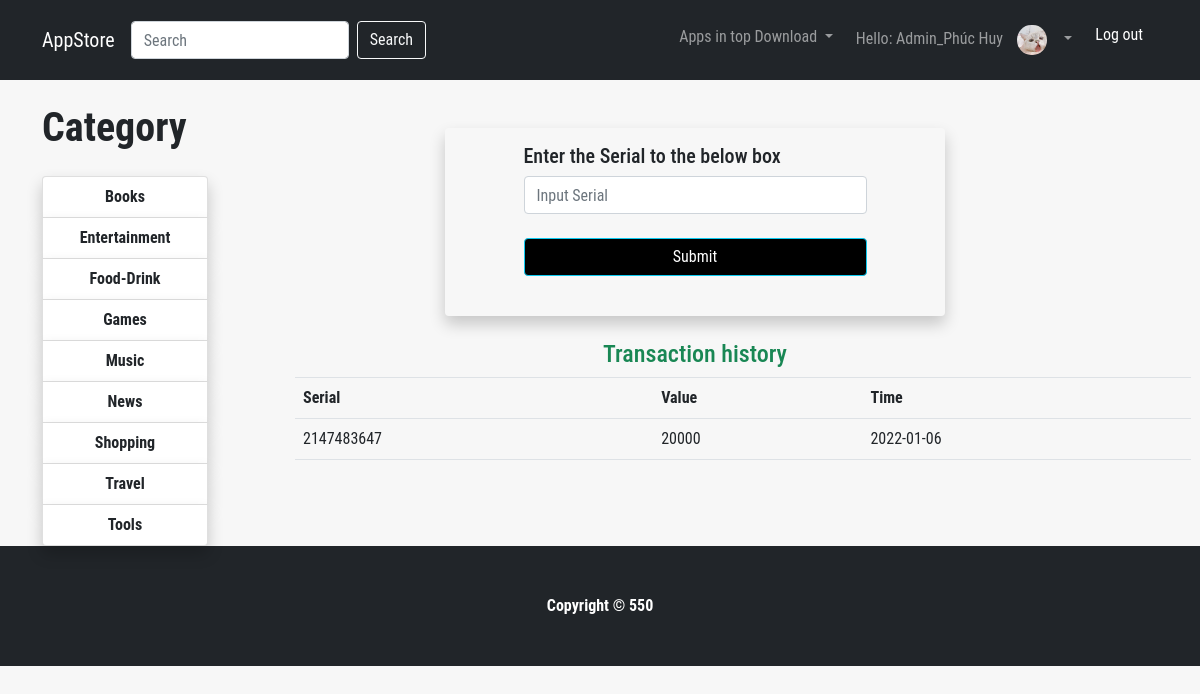
Screenshot of /index.php?quanly=AddMoney&idedit=dphuytdt@gmail.com (signed in) with the database file from the repository.
### tables this page shows
CREATE TABLE `user` (
  `ID` int(11) NOT NULL,
  `FullName` varchar(100) NOT NULL,
  `Email` varchar(100) NOT NULL,
  `Pass` varchar(100) NOT NULL,
  `Level` int(1) NOT NULL DEFAULT 1,
  `Budget` int(11) NOT NULL DEFAULT 0,
  `De_Name` varchar(100) NOT NULL,
  `Contact_Info` text NOT NULL,
  `AVT` varchar(100) NOT NULL DEFAULT 'image/AVT/AVT_Default.png'
);

CREATE TABLE `manage_type` (
  `ID_Type` int(11) NOT NULL,
  `Type_Name` varchar(100) NOT NULL
);

CREATE TABLE `history_card` (
  `ID_card` int(11) NOT NULL,
  `Email` varchar(100) NOT NULL,
  `Serial` int(16) NOT NULL,
  `Value` int(11) NOT NULL,
  `Time` date NOT NULL
);

### Pages/Main/History_AddMoney.php (the view)
<table class="table my-auto my-5 mx-5 ">
    <h4 class="text-center text-success">Transaction history</h4>
    <tr>
        <th>Serial</th>
        <th>Value</th>
        <th>Time</th>
    </tr>
    <?php
    $sql_lietke_Draft = "SELECT * FROM history_card WHERE Email='$_GET[idedit]' ORDER BY TIME DESC LIMIT 10";
    $query_lietke_Draft = mysqli_query($mysqli, $sql_lietke_Draft);
    while ($row = mysqli_fetch_array($query_lietke_Draft)) {
    ?>
        <tr>
            <td><?php echo $row['Serial'] ?></td>
            <td><?php echo $row['Value'] ?></td>
            <td><?php echo $row['Time'] ?></td>
        </tr>
    <?php
    }
    ?>
</table>

### Pages/header.php (shortened to what this page needs)
<?php
if (isset($_SESSION['Login'])) {
    $Email = $_SESSION['Login'];
    $sql_level = "SELECT * FROM user WHERE Email='$Email' LIMIT 1";
    $query_level = mysqli_query($mysqli, $sql_level);
    $user = mysqli_fetch_array($query_level);
}
?>
<nav class="navbar navbar-expand-lg navbar-dark bg-dark">
    <div class="container">
        <a class="navbar-brand" href="index.php">AppStore</a>
        <div class="search-container">
            <form class="form-inline my-2 my-lg-0" method="POST" action="index.php?quanly=Search">
                <input name="Search_Name" class="form-control mr-sm-2" type="text" placeholder="Search" aria-label="Search">
                <button class="btn btn-outline-light my-2 my-sm-0" name="Search" type="submit">Search</button>
            </form>
        </div>
        <div class="collapse navbar-collapse" id="navbarResponsive">
            <ul class="navbar-nav ml-auto text-center">
                <li class="nav-item dropdown">
                    <a class="nav-link dropdown-toggle" href="#" id="Dropdown1" role="button" data-toggle="dropdown" aria-haspopup="true" aria-expanded="false">
                        Apps in top Download
                    </a>
                </li>
                <?php
                if (!isset($_SESSION['Login'])) {
                ?>
                    <li class="nav-item active">
                        <a class="nav-link" id="login" href="login.php">
                            Login
                            <span class="sr-only">(current)</span>
                        </a>
                    </li>
                    <li class="nav-item active">
                        <a class="nav-link" id="signup" href="signup.php">
                            Sign Up
                            <span class="sr-only">(current)</span>
                        </a>
                    </li>
                <?php
                } else {
                ?>
                    <li class="nav-item dropdown">
                        <a class="nav-link dropdown-toggle" href="#" id="navbarDropdown" role="button" data-toggle="dropdown" aria-haspopup="true" aria-expanded="false">
                            <div class="d-inline">
                                Hello:
                                <?php
                                if (isset($_SESSION['Login'])) {
                                    echo $user['FullName'];
                                }
                                ?>
                                <img id = "ava" style="border-radius:500px" class=" AVT h-25 w-25" src="<?php echo $user['AVT']; ?>" alt="">
                            </div>
                        </a>
                    </li>
                <?php
                }
                ?>
                <?php
                if (isset($_SESSION['Login'])) {
                ?>
                    <li class="nav-item">
                        <a id ="logout"class="nav-link text-white" href="?Log=3">Log out
                        </a>
                    </li>
                <?php
                }
                ?>
            </ul>
        </div>
    </div>
</nav>

### Pages/Sidebar/sidebar.php
<h1 class="my-4 font-weight-bold">Category</h1>
<?php
$sql_Type = "SELECT * FROM manage_type ORDER BY ID_Type ASC";
$query_Type = mysqli_query($mysqli, $sql_Type);
?>
<div class="list-group">
    <?php
    while ($dong = mysqli_fetch_array($query_Type)) {
    ?>
        <a class="list-group-item font-weight-bold" id="listitem" href="index.php?quanly=sidebarlist&idloai=<?php echo $dong['Type_Name'] ?>"><?php echo $dong['Type_Name'] ?></a>
    <?php
    }
    ?>
</div>

### style.css (style rules this page uses)
* { padding: 0px; margin: 0px; box-sizing: border-box; font-family: "Roboto Condensed"; }
body { background-color: #f1f1f18f; }
#listitem { box-shadow: 0 8px 16px 0 #00000033; border: collapse; }
.list-group { text-align: center; }
#ava { max-width: 50px; size: 12px; padding: 9px 10px; }
#Dropdown1 { text-align: center; padding: 17px 15px; }
#logout { padding: 15px 15px; }

### rows the page displays
user: FullName "Admin_Phúc Huy", AVT (picture)
manage_type: Type_Name "Books"
manage_type: Type_Name "Entertainment"
manage_type: Type_Name "Food-Drink"
manage_type: Type_Name "Games"
manage_type: Type_Name "Music"
manage_type: Type_Name "News"
manage_type: Type_Name "Shopping"
manage_type: Type_Name "Travel"
manage_type: Type_Name "Tools"
history_card: Serial "2147483647", Value "20000", Time "2022-01-06"
